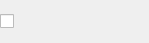
<?xml version="1.0" encoding="UTF-8"?>
<ui version="4.0">
 <class>QQTCheckBox</class>
 <widget class="QCheckBox" name="QQTCheckBox">
  <property name="geometry">
   <rect>
    <x>0</x>
    <y>0</y>
    <width>149</width>
    <height>43</height>
   </rect>
  </property>
  <property name="windowTitle">
   <string>Form</string>
  </property>
 </widget>
 <resources/>
 <connections/>
</ui>
